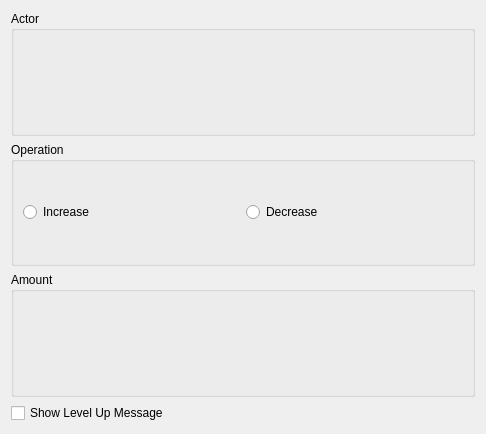
<?xml version="1.0" encoding="UTF-8"?>
<ui version="4.0">
 <class>ChangeExperienceWidget</class>
 <widget class="QWidget" name="ChangeExperienceWidget">
  <property name="geometry">
   <rect>
    <x>0</x>
    <y>0</y>
    <width>486</width>
    <height>434</height>
   </rect>
  </property>
  <layout class="QVBoxLayout" name="verticalLayout">
   <item>
    <widget class="QGroupBox" name="groupBox">
     <property name="title">
      <string>Actor</string>
     </property>
     <layout class="QGridLayout" name="gridLayout_2">
      <item row="0" column="0">
       <widget class="PartyOperandWidget" name="operandParty_arg0" native="true"/>
      </item>
     </layout>
    </widget>
   </item>
   <item>
    <widget class="QGroupBox" name="groupBox_2">
     <property name="title">
      <string>Operation</string>
     </property>
     <layout class="QGridLayout" name="gridLayout">
      <item row="0" column="0">
       <widget class="QRadioButton" name="radioInc">
        <property name="text">
         <string>Increase</string>
        </property>
        <attribute name="buttonGroup">
         <string notr="true">groupOp_arg2</string>
        </attribute>
       </widget>
      </item>
      <item row="0" column="1">
       <widget class="QRadioButton" name="radioDec">
        <property name="text">
         <string>Decrease</string>
        </property>
        <attribute name="buttonGroup">
         <string notr="true">groupOp_arg2</string>
        </attribute>
       </widget>
      </item>
     </layout>
    </widget>
   </item>
   <item>
    <widget class="QGroupBox" name="groupBox_3">
     <property name="title">
      <string>Amount</string>
     </property>
     <layout class="QGridLayout" name="gridLayout_3">
      <item row="0" column="1">
       <widget class="ValueOperandWidget" name="operandAmount_arg3" native="true"/>
      </item>
     </layout>
    </widget>
   </item>
   <item>
    <widget class="QCheckBox" name="check_arg5">
     <property name="text">
      <string>Show Level Up Message</string>
     </property>
    </widget>
   </item>
  </layout>
 </widget>
 <customwidgets>
  <customwidget>
   <class>ValueOperandWidget</class>
   <extends>QWidget</extends>
   <header>ui/common/operand_widget.h</header>
   <container>1</container>
  </customwidget>
  <customwidget>
   <class>PartyOperandWidget</class>
   <extends>QWidget</extends>
   <header>ui/common/operand_widget.h</header>
   <container>1</container>
  </customwidget>
 </customwidgets>
 <resources/>
 <connections/>
 <slots>
  <slot>helpRequested()</slot>
 </slots>
 <buttongroups>
  <buttongroup name="groupOp_arg2"/>
 </buttongroups>
</ui>
